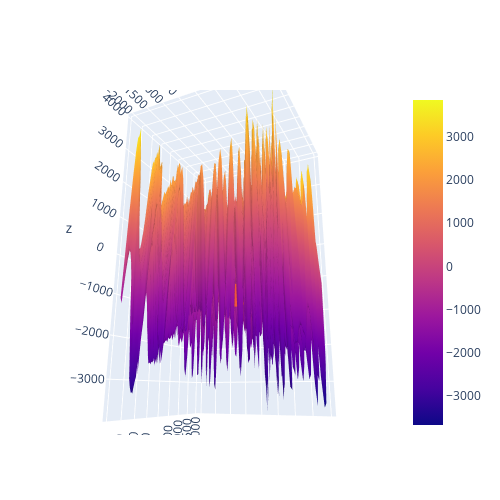

Notebook code cell kept with this figure:
### Code cell
e.visualise3d(lim=2000, n=100)
